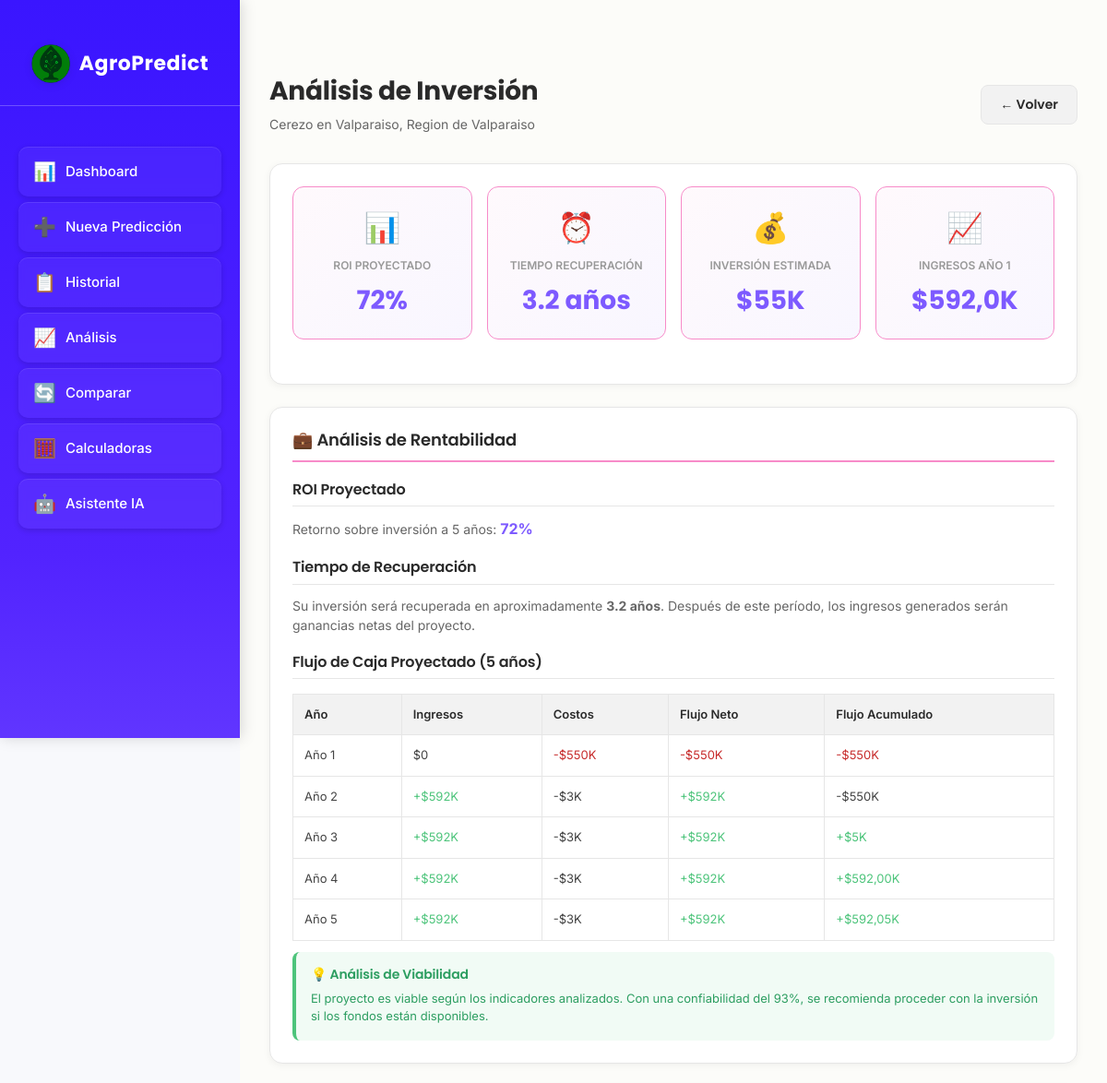
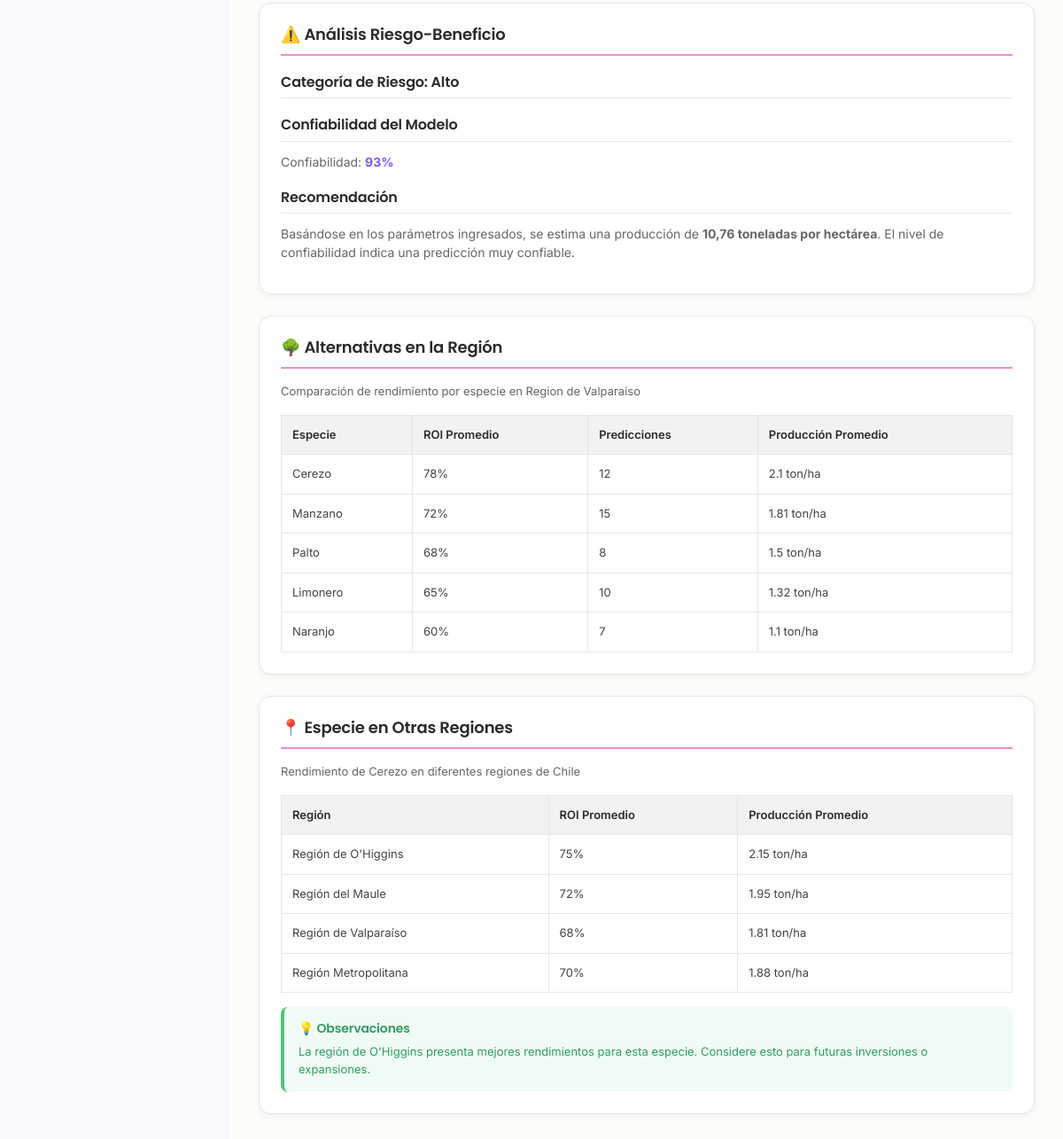
Screenshot of /analisis/45/ with the database file from the repository (2 pictures, top to bottom).
### predicciones/models.py (models this page shows, shortened)
class Prediccion(models.Model):
    ESTADO_CHOICES = [
        ('pendiente', 'Pendiente'),
        ('procesando', 'Procesando'),
        ('completada', 'Completada'),
        ('error', 'Error'),
    ]
    usuario = models.ForeignKey(User, on_delete=models.CASCADE, related_name='predicciones')
    tipo_arbol = models.ForeignKey(TipoArbol, on_delete=models.CASCADE)
    comuna = models.ForeignKey(Comuna, on_delete=models.CASCADE)
    hectareas = models.FloatField(validators=[MinValueValidator(0.1)])
    edad_arboles = models.IntegerField(validators=[MinValueValidator(1), MaxValueValidator(100)])
    densidad_plantacion = models.IntegerField(
        help_text="Número de árboles por hectárea",
        validators=[MinValueValidator(50), MaxValueValidator(2000)]
    )
    tipo_riego = models.CharField(max_length=20, choices=[
        ('goteo', 'Goteo'),
        ('aspersion', 'Aspersión'),
        ('gravedad', 'Gravedad'),
        ('micro_aspersion', 'Microaspersión'),
    ])
    tipo_suelo = models.CharField(max_length=20, choices=[
        ('arcilloso', 'Arcilloso'),
        ('arenoso', 'Arenoso'),
        ('franco', 'Franco'),
        ('limoso', 'Limoso'),
    ])
    fertilizacion = models.CharField(max_length=20, choices=[
        ('organica', 'Orgánica'),
        ('quimica', 'Química'),
        ('mixta', 'Mixta'),
        ('ninguna', 'Ninguna'),
    ])
    produccion_total = models.FloatField(null=True, blank=True, help_text="Toneladas totales")
    produccion_por_hectarea = models.FloatField(null=True, blank=True, help_text="Toneladas por hectárea")
    confiabilidad = models.IntegerField(
        null=True, blank=True,
        validators=[MinValueValidator(0), MaxValueValidator(100)],
        help_text="Porcentaje de confiabilidad"
    )
    inversion_estimada = models.FloatField(null=True, blank=True, help_text="Inversión total estimada en CLP")
    ingresos_proyectados_5anos = models.FloatField(null=True, blank=True, help_text="Ingresos proyectados a 5 años")
    roi_proyectado = models.FloatField(null=True, blank=True, help_text="ROI proyectado a 5 años (%)")
    consumo_agua_total = models.FloatField(null=True, blank=True, help_text="Consumo total de agua en m³")
    consumo_agua_por_hectarea = models.FloatField(null=True, blank=True, help_text="Consumo de agua por hectárea en m³")
    estado = models.CharField(max_length=20, choices=ESTADO_CHOICES, default='pendiente')
    fecha_creacion = models.DateTimeField(auto_now_add=True)
    fecha_actualizacion = models.DateTimeField(auto_now=True)
    class Meta:
        verbose_name = "Predicción"
        verbose_name_plural = "Predicciones"
        ordering = ['-fecha_creacion']

class TipoArbol(models.Model):
    TIPO_CHOICES = [
        ('palto', 'Palto'),
        ('naranjo', 'Naranjo'),
        ('limonero', 'Limonero'),
        ('manzano', 'Manzano'),
        ('cerezo', 'Cerezo'),
        ('nogal', 'Nogal'),
        ('almendro', 'Almendro'),
        ('olivo', 'Olivo'),
        ('durazno', 'Durazno'),
        ('peral', 'Peral'),
    ]
    tipo = models.CharField(max_length=20, choices=TIPO_CHOICES, unique=True)
    nombre_cientifico = models.CharField(max_length=100, blank=True)
    rendimiento_base = models.FloatField(help_text="Toneladas por hectárea promedio")
    precio_promedio_ton = models.FloatField(
        default=0,
        help_text="Precio promedio por tonelada en CLP"
    )
    costo_plantacion_hectarea = models.FloatField(
        default=0,
        help_text="Costo de plantación por hectárea en CLP"
    )
    costo_mantenimiento_anual = models.FloatField(
        default=0,
        help_text="Costo de mantenimiento anual por hectárea en CLP"
    )
    consumo_agua_m3_ton = models.FloatField(
        default=0,
        help_text="Metros cúbicos de agua por tonelada producida"
    )
    class Meta:
        verbose_name = "Tipo de Árbol"
        verbose_name_plural = "Tipos de Árboles"

class Comuna(models.Model):
    nombre = models.CharField(max_length=100)
    region = models.ForeignKey(Region, on_delete=models.CASCADE, related_name='comunas')
    codigo = models.CharField(max_length=10, unique=True)
    latitud = models.FloatField(null=True, blank=True)  # NUEVO
    longitud = models.FloatField(null=True, blank=True)  # NUEVO
    class Meta:
        verbose_name = "Comuna"
        verbose_name_plural = "Comunas"

class Region(models.Model):
    nombre = models.CharField(max_length=100)
    codigo = models.CharField(max_length=10, unique=True)
    latitud = models.FloatField(null=True, blank=True)  # NUEVO
    longitud = models.FloatField(null=True, blank=True)  # NUEVO
    class Meta:
        verbose_name = "Región"
        verbose_name_plural = "Regiones"

### predicciones/views.py (the view)
# urls.py: path('analisis/<int:pk>/', views.analisis_prediccion_detalle, name='analisis_prediccion_detalle'),
def analisis_prediccion_detalle(request, pk):
    prediccion = get_object_or_404(Prediccion, pk=pk)
    misma_especie_otras_regiones = Prediccion.objects.filter(
        tipo_arbol=prediccion.tipo_arbol, estado='completada'
    ).exclude(id=prediccion.id).values('comuna__region__nombre').annotate(
        promedio_roi=Avg('roi_proyectado'),
        promedio_produccion=Avg('produccion_por_hectarea'),
        promedio_inversion=Avg('inversion_estimada')
    ).order_by('-promedio_roi')
    alternativas_region = Prediccion.objects.filter(
        comuna__region=prediccion.comuna.region, estado='completada'
    ).exclude(tipo_arbol=prediccion.tipo_arbol).values(
        'tipo_arbol__tipo', 'tipo_arbol__id'
    ).annotate(
        promedio_roi=Avg('roi_proyectado'),
        promedio_produccion=Avg('produccion_por_hectarea'),
        total_predicciones=Count('id')
    ).order_by('-promedio_roi')[:5]
    analisis_riesgo = {
        'roi_esperado': prediccion.roi_proyectado or 0,
        'inversion_requerida': prediccion.inversion_estimada or 0,
        'tiempo_recuperacion': calcular_tiempo_recuperacion(prediccion),
        'categoria_riesgo': clasificar_riesgo_inversion(prediccion)
    }
    context = {
        'prediccion': prediccion,
        'misma_especie_otras_regiones': misma_especie_otras_regiones,
        'alternativas_region': alternativas_region,
        'analisis_riesgo': analisis_riesgo,
    }
    return render(request, 'predicciones/analisis_prediccion_detalle.html', context)

### templates/predicciones/analisis_prediccion_detalle.html (shortened to what this page needs)
{% extends 'base.html' %}
{% load static %}
{% block content %}
<div class="page-header animate-fade-up delay-1">
    <div class="page-header-info">
        <h2>Análisis de Inversión</h2>
        <p>{{ prediccion.tipo_arbol.tipo|capfirst }} en {{ prediccion.comuna.nombre }}, {{ prediccion.comuna.region.nombre }}</p>
    </div>
    <a href="{% url 'analisis_prediccion' %}" class="btn-volver">← Volver</a>
</div>
<div class="card animate-fade-up delay-2">
    <div class="grid-4">
        <div class="metric-box">
            <div class="metric-icon">📊</div>
            <div class="metric-label">ROI Proyectado</div>
            <div class="metric-value">72%</div>
        </div>
        <div class="metric-box">
            <div class="metric-icon">⏰</div>
            <div class="metric-label">Tiempo Recuperación</div>
            <div class="metric-value">3.2 años</div>
        </div>
        <div class="metric-box">
            <div class="metric-icon">💰</div>
            <div class="metric-label">Inversión Estimada</div>
            <div class="metric-value">${{ prediccion.hectareas|floatformat:0 }}K</div>
        </div>
        <div class="metric-box">
            <div class="metric-icon">📈</div>
            <div class="metric-label">Ingresos Año 1</div>
            <div class="metric-value">${{ prediccion.produccion_total|floatformat:1 }}K</div>
        </div>
    </div>
</div>
<div class="card animate-fade-up delay-3">
    <h3 class="card-title">💼 Análisis de Rentabilidad</h3>
    <h4 class="section-title">ROI Proyectado</h4>
    <p style="font-family: 'Inter', sans-serif; font-size: 14px; color: #666666; margin: 0 0 12px 0;">
        Retorno sobre inversión a 5 años: <strong style="color: #7D5AFF; font-size: 16px;">72%</strong>
    </p>
    <h4 class="section-title">Tiempo de Recuperación</h4>
    <p style="font-family: 'Inter', sans-serif; font-size: 14px; color: #666666; margin: 0;">
        Su inversión será recuperada en aproximadamente <strong>3.2 años</strong>. Después de este período,
        los ingresos generados serán ganancias netas del proyecto.
    </p>
    <h4 class="section-title">Flujo de Caja Proyectado (5 años)</h4>
    <div class="table-container">
        <table>
            <thead>
                <tr>
                    <th>Año</th>
                    <th>Ingresos</th>
                    <th>Costos</th>
                    <th>Flujo Neto</th>
                    <th>Flujo Acumulado</th>
                </tr>
            </thead>
            <tbody>
                <tr>
                    <td>Año 1</td>
                    <td>$0</td>
                    <td style="color: #C72C2C;">-${{ prediccion.hectareas|floatformat:0 }}0K</td>
                    <td style="color: #C72C2C;">-${{ prediccion.hectareas|floatformat:0 }}0K</td>
                    <td style="color: #C72C2C;">-${{ prediccion.hectareas|floatformat:0 }}0K</td>
                </tr>
                <tr>
                    <td>Año 2</td>
                    <td style="color: #4DC47B;">+${{ prediccion.produccion_total|floatformat:0 }}K</td>
                    <td>-$3K</td>
                    <td style="color: #4DC47B;">+${{ prediccion.produccion_total|floatformat:0 }}K</td>
                    <td>-${{ prediccion.hectareas|floatformat:0 }}0K</td>
                </tr>
                <tr>
                    <td>Año 3</td>
                    <td style="color: #4DC47B;">+${{ prediccion.produccion_total|floatformat:0 }}K</td>
                    <td>-$3K</td>
                    <td style="color: #4DC47B;">+${{ prediccion.produccion_total|floatformat:0 }}K</td>
                    <td style="color: #4DC47B;">+$5K</td>
                </tr>
                <tr>
                    <td>Año 4</td>
                    <td style="color: #4DC47B;">+${{ prediccion.produccion_total|floatformat:0 }}K</td>
                    <td>-$3K</td>
                    <td style="color: #4DC47B;">+${{ prediccion.produccion_total|floatformat:0 }}K</td>
                    <td style="color: #4DC47B;">+${{ prediccion.produccion_total|floatformat:1 }}0K</td>
                </tr>
                <tr>
                    <td>Año 5</td>
                    <td style="color: #4DC47B;">+${{ prediccion.produccion_total|floatformat:0 }}K</td>
                    <td>-$3K</td>
                    <td style="color: #4DC47B;">+${{ prediccion.produccion_total|floatformat:0 }}K</td>
                    <td style="color: #4DC47B;">+${{ prediccion.produccion_total|floatformat:1 }}5K</td>
                </tr>
            </tbody>
        </table>
    </div>
    <div class="recommendation-box">
        <h4>💡 Análisis de Viabilidad</h4>
        <p>
            El proyecto es viable según los indicadores analizados. Con una confiabilidad del {{ prediccion.confiabilidad }}%,
            se recomienda proceder con la inversión si los fondos están disponibles.
        </p>
    </div>
</div>
<div class="card animate-fade-up delay-4">
    <h3 class="card-title">⚠️ Análisis Riesgo-Beneficio</h3>
    <h4 class="section-title">Categoría de Riesgo: Alto</h4>
    <h4 class="section-title">Confiabilidad del Modelo</h4>
    <p style="font-family: 'Inter', sans-serif; font-size: 14px; color: #666666; margin: 0 0 12px 0;">
        Confiabilidad: <strong style="color: #7D5AFF;">{{ prediccion.confiabilidad }}%</strong>
    </p>
    <h4 class="section-title">Recomendación</h4>
    <p style="font-family: 'Inter', sans-serif; font-size: 14px; color: #666666; margin: 0 0 12px 0;">
        Basándose en los parámetros ingresados, se estima una producción de
        <strong>{{ prediccion.produccion_por_hectarea|floatformat:2 }} toneladas por hectárea</strong>.
        {% if prediccion.confiabilidad >= 85 %}
        El nivel de confiabilidad indica una predicción muy confiable.
        {% elif prediccion.confiabilidad >= 75 %}
        El nivel de confiabilidad indica una predicción confiable.
        {% else %}
        Existen factores de incertidumbre a considerar.
        {% endif %}
    </p>
</div>
<div class="card animate-fade-up delay-5">
    <h3 class="card-title">🌳 Alternativas en la Región</h3>
    <p style="font-family: 'Inter', sans-serif; font-size: 13px; color: #666666; margin-bottom: 16px;">
        Comparación de rendimiento por especie en {{ prediccion.comuna.region.nombre }}
    </p>
    <div class="table-container">
        <table>
            <thead>
                <tr>
                    <th>Especie</th>
                    <th>ROI Promedio</th>
                    <th>Predicciones</th>
                    <th>Producción Promedio</th>
                </tr>
            </thead>
            <tbody>
                <tr>
                    <td>Cerezo</td>
                    <td>78%</td>
                    <td>12</td>
                    <td>2.1 ton/ha</td>
                </tr>
                <tr>
                    <td>Manzano</td>
                    <td>72%</td>
                    <td>15</td>
                    <td>1.81 ton/ha</td>
                </tr>
                <tr>
                    <td>Palto</td>
                    <td>68%</td>
                    <td>8</td>
                    <td>1.5 ton/ha</td>
                </tr>
                <tr>
                    <td>Limonero</td>
                    <td>65%</td>
                    <td>10</td>
                    <td>1.32 ton/ha</td>
                </tr>
                <tr>
                    <td>Naranjo</td>
                    <td>60%</td>
                    <td>7</td>
                    <td>1.1 ton/ha</td>
                </tr>
            </tbody>
        </table>
    </div>
</div>
<div class="card animate-fade-up delay-6">
    <h3 class="card-title">📍 Especie en Otras Regiones</h3>
    <p style="font-family: 'Inter', sans-serif; font-size: 13px; color: #666666; margin-bottom: 16px;">
        Rendimiento de {{ prediccion.tipo_arbol.tipo|capfirst }} en diferentes regiones de Chile
    </p>
    <div class="table-container">
        <table>
            <thead>
                <tr>
                    <th>Región</th>
                    <th>ROI Promedio</th>
                    <th>Producción Promedio</th>
                </tr>
            </thead>
            <tbody>
                <tr>
                    <td>Región de O'Higgins</td>
                    <td>75%</td>
                    <td>2.15 ton/ha</td>
                </tr>
                <tr>
                    <td>Región del Maule</td>
                    <td>72%</td>
                    <td>1.95 ton/ha</td>
                </tr>
                <tr>
                    <td>Región de Valparaíso</td>
                    <td>68%</td>
                    <td>1.81 ton/ha</td>
                </tr>
                <tr>
                    <td>Región Metropolitana</td>
                    <td>70%</td>
                    <td>1.88 ton/ha</td>
                </tr>
            </tbody>
        </table>
    </div>
    <div class="recommendation-box" style="margin-top: 16px;">
        <h4>💡 Observaciones</h4>
        <p>
            La región de O'Higgins presenta mejores rendimientos para esta especie.
            Considere esto para futuras inversiones o expansiones.
        </p>
    </div>
</div>
{% endblock %}

### rows the page displays
Prediccion: tipo_arbol.tipo "Cerezo", comuna.nombre "Valparaiso", comuna.region.nombre "Region de Valparaiso", hectareas "55", produccion_total "592,0", produccion_total "592", confiabilidad "93", produccion_por_hectarea "10,76"
